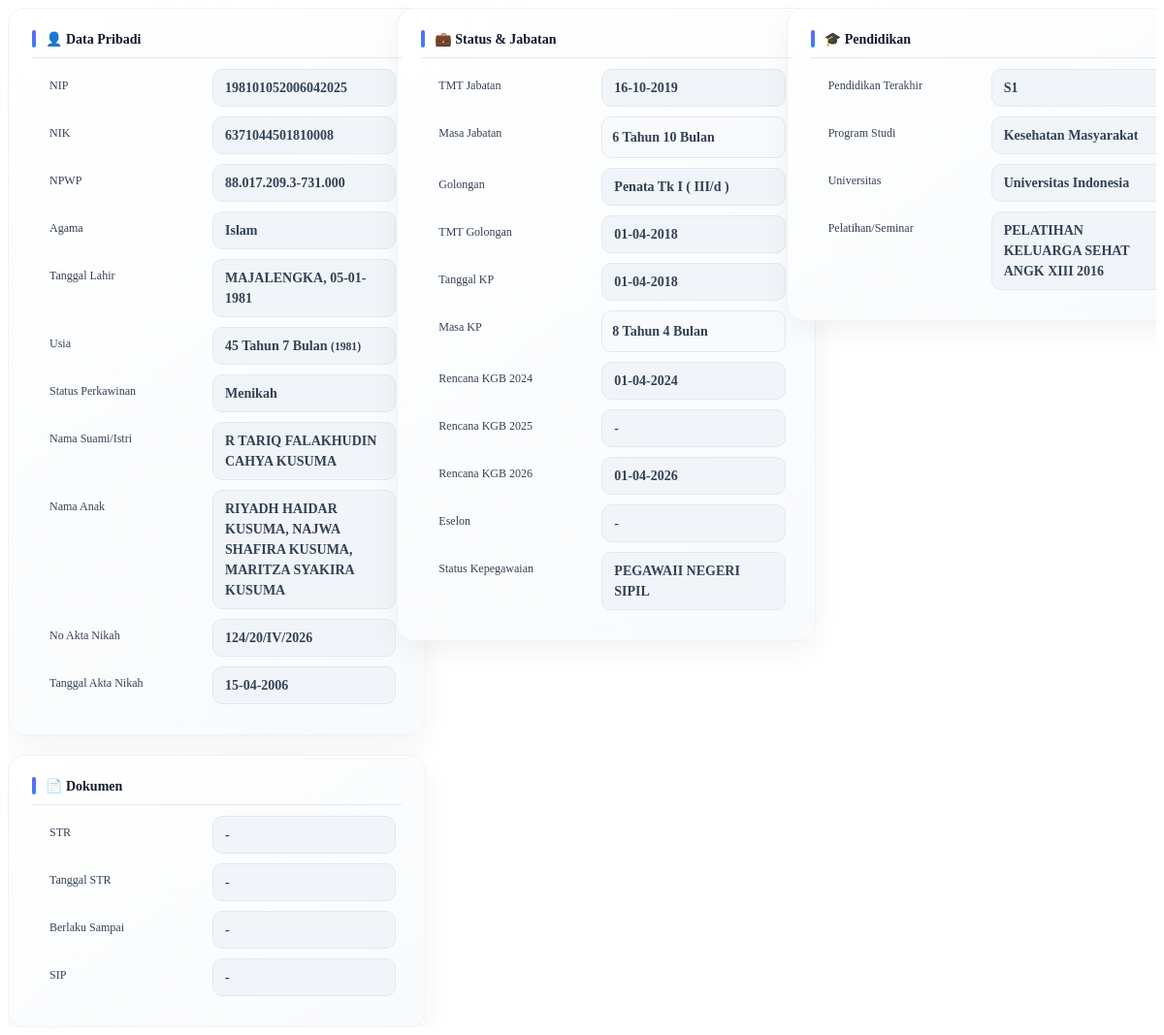
The page /pages/PNS/detailPNS.php?id=15 on the database its author committed.
### tables this page shows
CREATE TABLE `pegawai_pns` (
  `id` int(11) NOT NULL,
  `nama` varchar(255) DEFAULT NULL,
  `nip` varchar(50) DEFAULT NULL,
  `nik` varchar(50) DEFAULT NULL,
  `npwp` varchar(50) DEFAULT NULL,
  `jenis_kelamin` varchar(20) DEFAULT NULL,
  `agama` varchar(50) DEFAULT NULL,
  `tempat_lahir` varchar(100) DEFAULT NULL,
  `tgl_lahir` date DEFAULT NULL,
  `status_perkawinan` varchar(50) DEFAULT NULL,
  `nama_suami_istri` varchar(255) DEFAULT NULL,
  `nama_anak` text DEFAULT NULL,
  `no_akte` varchar(100) DEFAULT NULL,
  `tgl_akta_nikah` date DEFAULT NULL,
  `alamat_rumah` text DEFAULT NULL,
  `no_telpon` varchar(20) DEFAULT NULL,
  `email` varchar(100) DEFAULT NULL,
  `tmt_masuk` date DEFAULT NULL,
  `tmt_cpns` date DEFAULT NULL,
  `jabatan` varchar(255) DEFAULT NULL,
  `tmt_jabatan` date DEFAULT NULL,
  `eselon` varchar(50) DEFAULT NULL,
  `unit` varchar(50) DEFAULT NULL,
  `keterangan_mekanisme_jabatan` varchar(255) DEFAULT NULL,
  `gol_terakhir` varchar(50) DEFAULT NULL,
  `tmt_gol_terakhir` date DEFAULT NULL,
  `kp` date DEFAULT NULL,
  `rencana_kgb_2024` date DEFAULT NULL,
  `rencana_kgb_2025` date DEFAULT NULL,
  `rencana_kgb_2026` date DEFAULT NULL,
  `pendidikan_terakhir` enum('S1','S2','S3','SLTA/SMA/SMK','D1','D2','D3','D4') DEFAULT NULL,
  `program_studi_pendidikan` varchar(255) DEFAULT NULL,
  `universitas` varchar(255) DEFAULT NULL,
  `tahun_pendidikan` year(4) DEFAULT NULL,
  `diklat` text DEFAULT NULL,
  `str_no` varchar(100) DEFAULT NULL,
  `tgl_str` date DEFAULT NULL,
  `masa_berlaku` date DEFAULT NULL,
  `sip` varchar(100) DEFAULT NULL,
  `status_pegawai` enum('AKTIF','NONAKTIF','RESIGN','PENSIUN') DEFAULT 'AKTIF',
  `tmt_status` date DEFAULT NULL,
  `status_kepegawaian` varchar(50) DEFAULT 'PEGAWAI NEGERI SIPIL'
);

### pages/PNS/detailPNS.php (the view, shortened to what this page needs)
<?php
require_once('../../config/db.php');
function formatTanggal($tgl)
{
    return (empty($tgl) || $tgl == '0000-00-00')
        ? '-'
        : date('d-m-Y', strtotime($tgl));
}
$id = intval($_GET['id']);
$data = $koneksi->query("SELECT * FROM pegawai_pns WHERE id=$id")->fetch_assoc();
$tgl_lahir = $data['tgl_lahir'];
$lahir = new DateTime($tgl_lahir);
$today = new DateTime();
$diff = $today->diff($lahir);
$usia_tahun = $diff->y;
$usia_bulan = $diff->m;
$tahun_lahir = $lahir->format('Y');
if (!empty($data['tmt_jabatan'])) {
    $tmt = new DateTime($data['tmt_jabatan']);
    $today = new DateTime();
    $diff = $today->diff($tmt);
    $masa_tahun = $diff->y;
    $masa_bulan = $diff->m;
} else {
    $masa_tahun = '-';
    $masa_bulan = '';
}
if (!empty($data['kp']) && $data['kp'] != '0000-00-00') {
    $kp = new DateTime($data['kp']);
    $today = new DateTime();
    $diff_kp = $today->diff($kp);
    $kp_tahun = $diff_kp->y;
    $kp_bulan = $diff_kp->m;
} else {
    $kp_tahun = '-';
    $kp_bulan = '';
}
?>
<div class="detail-container">
    <div class="card-box">
        <div class="section-title">👤 Data Pribadi</div>
        <div class="item">
            <span class="label">NIP</span>
            <span class="value"><?= $data['nip']; ?></span>
        </div>
        <div class="item">
            <span class="label">NIK</span>
            <span class="value"><?= $data['nik']; ?></span>
        </div>
        <div class="item">
            <span class="label">NPWP</span>
            <span class="value"><?= $data['npwp']; ?></span>
        </div>
        <div class="item">
            <span class="label">Agama</span>
            <span class="value"><?= $data['agama']; ?></span>
        </div>
        <div class="item">
            <span class="label">Tanggal Lahir</span>
            <span class="value">
                <?= $data['tempat_lahir']; ?>, <?= date('d-m-Y', strtotime($data['tgl_lahir'])); ?>
            </span>
        </div>
        <div class="item">
            <span class="label">Usia</span>
            <span class="value">
                <?= $usia_tahun; ?> Tahun <?= $usia_bulan; ?> Bulan
                <small>(<?= $tahun_lahir; ?>)</small>
            </span>
        </div>
        <div class="item">
            <span class="label">Status Perkawinan</span>
            <span class="value"><?= $data['status_perkawinan']; ?></span>
        </div>
        <div class="item">
            <span class="label">Nama Suami/Istri</span>
            <span class="value"><?= $data['nama_suami_istri']; ?></span>
        </div>
        <div class="item">
            <span class="label">Nama Anak</span>
            <span class="value"><?= $data['nama_anak']; ?></span>
        </div>
        <div class="item">
            <span class="label">No Akta Nikah</span>
            <span class="value"><?= $data['no_akte']; ?></span>
        </div>
        <div class="item">
            <span class="label">Tanggal Akta Nikah</span>
            <span class="value"><?= formatTanggal($data['tgl_akta_nikah']); ?></span>
        </div>
    </div>
    <div class="card-box">
        <div class="section-title">💼 Status & Jabatan</div>
        <div class="item">
            <span class="label">TMT Jabatan</span>
            <span class="value"><?= date('d-m-Y', strtotime($data['tmt_jabatan'])); ?></span>
        </div>
        <div class="item">
            <span class="label">Masa Jabatan</span>
            <span class="value highlight">
                <?= $masa_tahun; ?> Tahun <?= $masa_bulan; ?> Bulan
            </span>
        </div>
        <div class="item">
            <span class="label">Golongan</span>
            <span class="value"><?= $data['gol_terakhir']; ?></span>
        </div>
        <div class="item">
            <span class="label">TMT Golongan</span>
            <span class="value"><?= date('d-m-Y', strtotime($data['tmt_gol_terakhir'])); ?></span>
        </div>
        <div class="item">
            <span class="label">Tanggal KP</span>
            <span class="value"><?= date('d-m-Y', strtotime($data['kp'])); ?></span>
        </div>
        <div class="item">
            <span class="label">Masa KP</span>
            <span class="value highlight">
                <?= $kp_tahun; ?> Tahun <?= $kp_bulan; ?> Bulan
            </span>
        </div>
        <div class="item">
            <span class="label">Rencana KGB 2024</span>
            <span class="value"><?= formatTanggal($data['rencana_kgb_2024']); ?></span>
        </div>
        <div class="item">
            <span class="label">Rencana KGB 2025</span>
            <span class="value"><?= formatTanggal($data['rencana_kgb_2025']); ?></span>
        </div>
        <div class="item">
            <span class="label">Rencana KGB 2026</span>
            <span class="value"><?= formatTanggal($data['rencana_kgb_2026']); ?></span>
        </div>
        <div class="item">
            <span class="label">Eselon</span>
            <span class="value"><?= $data['eselon']; ?></span>
        </div>
        <div class="item">
            <span class="label">Status Kepegawaian</span>
            <span class="value"><?= $data['status_kepegawaian']; ?></span>
        </div>
    </div>
    <div class="card-box">
        <div class="section-title">🎓 Pendidikan</div>
        <div class="item">
            <span class="label">Pendidikan Terakhir</span>
            <span class="value"><?= $data['pendidikan_terakhir']; ?></span>
        </div>
        <div class="item">
            <span class="label">Program Studi</span>
            <span class="value"><?= $data['program_studi_pendidikan']; ?></span>
        </div>
        <div class="item">
            <span class="label">Universitas</span>
            <span class="value"><?= $data['universitas']; ?></span>
        </div>
        <div class="item">
            <span class="label">Pelatihan/Seminar</span>
            <span class="value"><?= $data['diklat']; ?></span>
        </div>
    </div>
    <div class="card-box">
        <div class="section-title">📄 Dokumen</div>
        <div class="item">
            <span class="label">STR</span>
            <span class="value"><?= $data['str_no']; ?></span>
        </div>
        <div class="item">
            <span class="label">Tanggal STR</span>
            <span class="value"><?= formatTanggal($data['tgl_str']); ?></span>
        </div>
        <div class="item">
            <span class="label">Berlaku Sampai</span>
            <span class="value"><?= formatTanggal($data['masa_berlaku']); ?></span>
        </div>
        <div class="item">
            <span class="label">SIP</span>
            <span class="value"><?= $data['sip']; ?></span>
        </div>
    </div>
</div>

### pages/PNS/detailPNS.php (style rules this page uses)
.detail-container { display: grid; grid-template-columns: repeat(auto-fit, minmax(320px, 1fr)); gap: 20px; align-items: start; overflow-x: hidden; }
.card-box { width: 100%; overflow: hidden; transition: 0.2s; height: fit-content; background: linear-gradient(145deg, #ffffff, #f8fafc); border-radius: 18px; padding: 22px 24px; border: 1px solid #eef2f7; box-shadow: 0 10px 30px rgba(0, 0, 0, 0.05), inset 0 1px 0 rgba(255, 255, 255, 0.6); }
.section-title { display: flex; align-items: center; gap: 10px; font-size: 14px; font-weight: 700; color: #0f172a; margin-bottom: 10px; padding-bottom: 10px; border-bottom: 1px solid #e5e7eb; position: relative; }
.section-title::before { content: ""; width: 4px; height: 18px; border-radius: 6px; background: linear-gradient(180deg, #6366f1, #3b82f6); }
.item { display: flex; align-items: flex-start; gap: 16px; padding: 1px 6px; margin-bottom: 8px; border-radius: 10px; transition: 0.2s; }
.label { font-size: 12px; color: #334155; font-weight: 500; min-width: 140px; max-width: 150px; line-height: 1.4; padding: 9px 12px; }
.value { font-size: 14px; font-weight: 600; color: #334155; flex: 1; min-width: 0; text-align: left; line-height: 1.5; padding: 8px 12px; border-radius: 10px; background: #f1f5f9; border: 1px solid #e2e8f0; word-break: break-word; }
.highlight { background: #f8fafc; padding: 10px; border-radius: 10px; }

### rows shown on the page
pegawai_pns: nip "198101052006042025", nik "6371044501810008", npwp "88.017.209.3-731.000", agama "Islam", tempat_lahir "MAJALENGKA", tgl_lahir "05-01-1981", tgl_lahir "1981", status_perkawinan "Menikah", nama_suami_istri "R TARIQ FALAKHUDIN CAHYA KUSUMA", nama_anak "RIYADH HAIDAR KUSUMA, NAJWA SHAFIRA KUSUMA, MARITZA SYAKIRA KUSUMA", no_akte "124/20/IV/2026", tgl_akta_nikah "15-04-2006", tmt_jabatan "16-10-2019", tmt_jabatan "6", tmt_jabatan "10", gol_terakhir "Penata Tk I ( III/d )", tmt_gol_terakhir "01-04-2018", kp "01-04-2018", kp "8", kp "4", rencana_kgb_2024 "01-04-2024", rencana_kgb_2025 "-", rencana_kgb_2026 "01-04-2026", eselon "-", status_kepegawaian "PEGAWAII NEGERI SIPIL", pendidikan_terakhir "S1", program_studi_pendidikan "Kesehatan Masyarakat", universitas "Universitas Indonesia", diklat "PELATIHAN KELUARGA SEHAT ANGK XIII 2016", str_no "-", tgl_str "-", masa_berlaku "-", sip "-"
